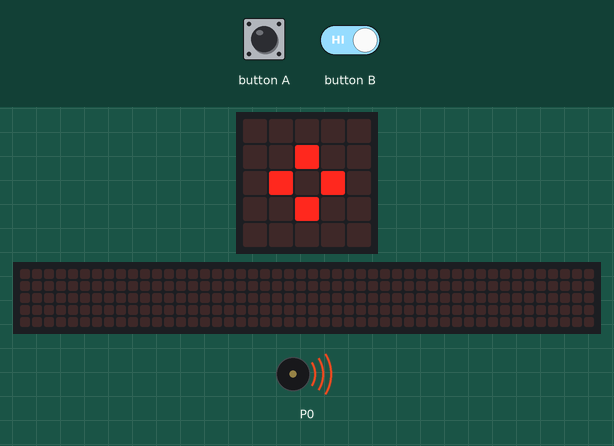
This program was run on a simulated BBC micro:bit (MakeCode). Parts: the board's 5×5 LED display, a strip that is not on the board, showing the scrolling text unrolled, buzzer (waves = sounding). The test bench sets the inputs (shaded band). The 48×5 strip is a reading aid, not a part: it shows the text the display is scrolling, unrolled, one strip-width of it at a time.

Above: at 2.9 s.
At 16.17 s:
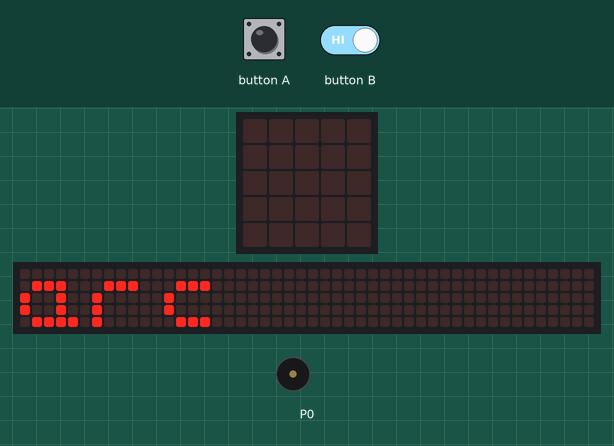
17.9 s: button A pressed for 3.2 s
At 19.2 s:
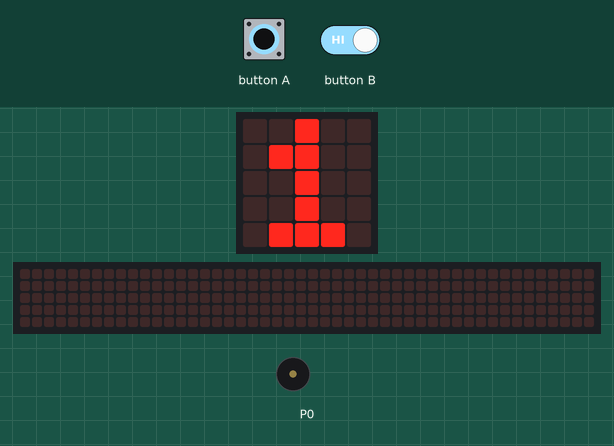
22.6 s: button B held down
At 23.2 s:
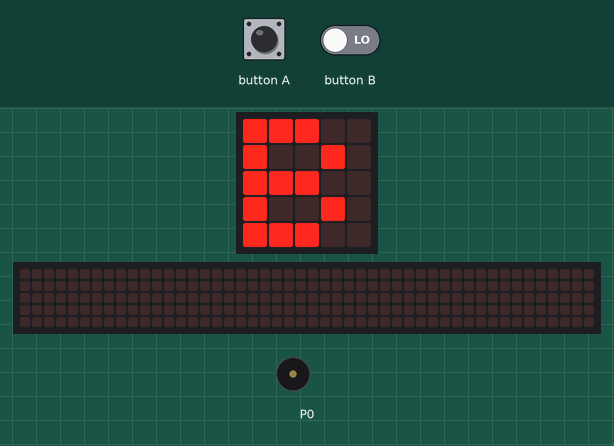
Timing chart, 0 to 48.1 s (numbered marks = the images above; inputs shaded):
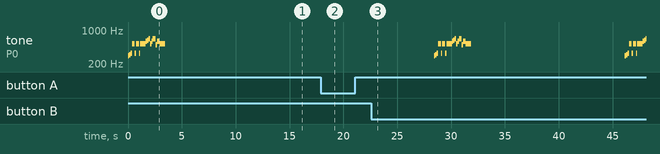

The program:

main.ts
```typescript
let i = 0
let bclicked = 0
let atimes = 0
function interact(interval: number) {

    basic.clearScreen()
    i = 1
    while (i < interval + 1) {
        basic.showString("" + ("" + funcMarc(i)))
        basic.pause(100)
        basic.clearScreen()
        i += 1
    }
}

function funcMarc(n: number) {
    return 3 * n + 2
}

function numElements() {

    while (bclicked < 1) {
        if (input.buttonIsPressed(Button.A)) {
            basic.showString("A")
            basic.clearScreen()
            atimes += 1
            basic.showString("" + ("" + atimes))
        } else if (input.buttonIsPressed(Button.B)) {
            basic.showString("B")
            bclicked += 1
        }

        basic.pause(50)
    }
    basic.clearScreen()
    interact(atimes)
}

function showIcon() {
    basic.clearScreen()
    music.startMelody(music.builtInMelody(Melodies.Entertainer), MelodyOptions.Once)
    for (let index = 0; index < 4; index++) {
        basic.showIcon(IconNames.SmallDiamond)
        basic.pause(100)
        basic.showIcon(IconNames.Diamond)
        basic.pause(100)
    }
    basic.clearScreen()
    basic.clearScreen()
}

basic.forever(function on_forever() {

    music.setBuiltInSpeakerEnabled(true)
    atimes = 0
    bclicked = 0
    showIcon()
    basic.showString("Funcio Marc")
    numElements()
    basic.pause(500)
})
```

test.ts
```typescript
// aquí va el archivo "tests"; esto no se compilará cuando este paquete se utilice como una extensión.
```

Measured:
- after the input at 17.9 s, the display: first changes at once (image 2 shows a later state)
- after the input at 22.6 s, tone on P0: plays 294 Hz for 0.13 s, 311 Hz for 0.13 s, 330 Hz for 0.13 s, 523 Hz for 0.26 s, 330 Hz for 0.13 s, 523 Hz for 0.26 s … (28 notes in this stretch), starting after 5.8 s; the display: changes at once (image 3)
- by itself, tone on P0: plays 294 Hz for 0.13 s, 311 Hz for 0.13 s, 330 Hz for 0.13 s, 523 Hz for 0.26 s, 330 Hz for 0.13 s, 523 Hz for 0.26 s … (17 notes in this stretch)
- what the display in image 0 shows lasts 0.7 s, from 2.8 s to 3.5 s
- what the display in image 1 shows lasts 0.4 s, from 16.0 s to 16.4 s
- what the display in image 2 shows lasts 0.8 s, from 18.7 s to 19.5 s
